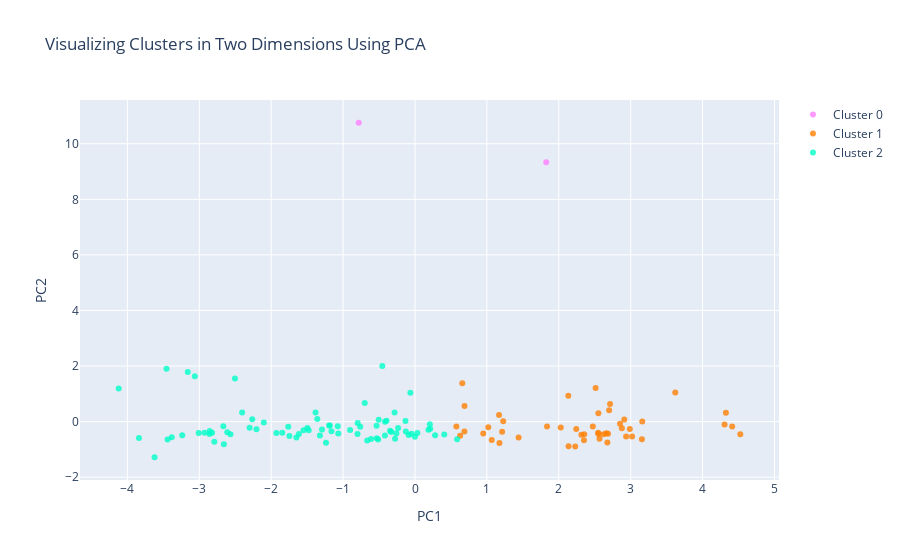

The notebook cell this image was saved under:
### Code cell
#Instructions for building the 2-D plot

#trace1 is for 'Cluster 0'
trace1 = go.Scatter(
                    x = cluster0["PC1_2d"],
                    y = cluster0["PC2_2d"],
                    mode = "markers",
                    name = "Cluster 0",
                    marker = dict(color = 'rgba(255, 128, 255, 0.8)'),
                    text = cluster0.index)

#trace2 is for 'Cluster 1'
trace2 = go.Scatter(
                    x = cluster1["PC1_2d"],
                    y = cluster1["PC2_2d"],
                    mode = "markers",
                    name = "Cluster 1",
                    marker = dict(color = 'rgba(255, 128, 2, 0.8)'),
                    text = cluster1.index)

#trace3 is for 'Cluster 2'
trace3 = go.Scatter(
                    x = cluster2["PC1_2d"],
                    y = cluster2["PC2_2d"],
                    mode = "markers",
                    name = "Cluster 2",
                    marker = dict(color = 'rgba(0, 255, 200, 0.8)'),
                    text = cluster2.index)

data = [trace1, trace2, trace3]

title = "Visualizing Clusters in Two Dimensions Using PCA"

layout = dict(title = title,
              xaxis= dict(title= 'PC1',ticklen= 5,zeroline= False),
              yaxis= dict(title= 'PC2',ticklen= 5,zeroline= False)
             )

fig = dict(data = data, layout = layout)

iplot(fig)

### Figure 1 — Plotly figure (JSON) as saved in the notebook; plotly's stock layout.template omitted (floating-point values rounded to 4 significant figures)
{"data": [{"marker": {"color": "rgba(255, 128, 255, 0.8)"}, "mode": "markers", "name": "Cluster 0", "text": ["China", "India"], "type": "scatter", "x": [-0.7824, 1.825], "y": [10.76, 9.338]}, {"marker": {"color": "rgba(255, 128, 2, 0.8)"}, "mode": "markers", "name": "Cluster 1", "text": ["Nepal", "Burkina Faso", "Chad", "Cabo Verde", "Nigeria", "Djibouti", "Liberia", "Cameroon", "Equatorial Guinea", "Eswatini", "Kosovo", "Philippines", "Indonesia", "Guinea-Bissau", "Somalia", "Ghana", "Guinea", "Sierra Leone", "Guatemala", "South Sudan", "Mauritania", "Cambodia", "Papua New Guinea", "Bangladesh", "Liechtenstein", "Senegal", "Bolivia", "Botswana", "Uganda", "Burundi", "Malawi", "South Africa", "Iraq", "Afghanistan", "Mozambique", "Angola", "Togo", "Niger", "Madagascar", "Cote d'Ivoire", "Gabon", "Rwanda", "Pakistan", "Kenya", "Sudan", "Benin", "Guyana"], "type": "scatter", "x": [2.713, 2.988, 4.412, 1.019, 3.62, 1.836, 2.35, 2.55, 2.547, 1.441, 2.228, 1.227, 0.6577, 2.937, 4.524, 2.027, 2.676, 2.566, 1.212, 4.306, 2.662, 1.175, 1.067, 2.132, 2.136, 2.243, 0.6875, 0.9494, 3.161, 2.877, 2.552, 0.689, 1.169, 2.911, 3.156, 2.622, 2.354, 4.324, 3.02, 2.314, 0.5755, 2.473, 2.512, 2.852, 2.7, 2.684, 0.6275], "y": [0.6316, -0.2688, -0.1723, -0.1998, 1.047, -0.1786, -0.6675, 0.3036, -0.401, -0.5768, -0.8967, 0.01026, 1.376, -0.5377, -0.4542, -0.2166, -0.7561, -0.6174, -0.3624, -0.1038, -0.4196, -0.77, -0.6645, 0.9325, -0.8877, -0.262, -0.3583, -0.4302, 0.006839, -0.2375, -0.4502, 0.5648, 0.2365, 0.07197, -0.6397, -0.4553, -0.4532, 0.321, -0.5353, -0.4746, -0.175, -0.1747, 1.213, -0.07525, 0.4058, -0.4401, -0.5092]}, {"marker": {"color": "rgba(0, 255, 200, 0.8)"}, "mode": "markers", "name": "Cluster 2", "text": ["Barbados", "Colombia", "Grenada", "New Zealand", "Canada", "Sweden", "Uzbekistan", "Dominica", "Armenia", "Hungary", "Belize", "Honduras", "El Salvador", "Mexico", "Portugal", "Cyprus", "United Arab Emirates", "Romania", "Libya", "Trinidad and Tobago", "Bahrain", "Belgium", "Bosnia and Herzegovina", "San Marino", "Georgia", "Belarus", "Estonia", "Croatia", "Suriname", "Mongolia", "Sri Lanka", "Uruguay", "Norway", "France", "Jamaica", "Denmark", "Japan", "Brazil", "Jordan", "Serbia", "Antigua and Barbuda", "Kuwait", "Maldives", "Ukraine", "Moldova", "Switzerland", "Tunisia", "Lebanon", "Cuba", "Peru", "Oman", "Malta", "Andorra", "Albania", "Dominican Republic", "Vietnam", "Luxembourg", "Slovenia", "Panama", "Netherlands", "Spain", "Malaysia", "Poland", "Austria", "Montenegro", "Fiji", "Chile", "North Macedonia", "Argentina", "Turkey", "Thailand", "Singapore", "Australia", "Paraguay", "Seychelles", "Italy", "Israel", "Finland"], "type": "scatter", "x": [-1.075, -0.3959, -0.3468, -1.927, -2.504, -2.666, -0.4168, -0.2773, -0.5343, -3.237, 0.2799, 0.5855, -0.04865, -0.6988, -2.3, -1.845, -1.747, -2.103, -0.1324, -0.799, -0.7968, -3.839, -1.162, -1.649, -0.9027, -2.928, -2.791, -2.205, -0.5124, -0.1279, 0.187, -1.551, -2.611, -3.456, 0.4072, -2.566, -4.121, -0.4545, -0.235, -1.498, -0.3307, -1.185, -0.6108, -1.383, -1.067, -3.008, -0.7621, 0.2114, -1.359, 0.2063, 0.0327, -2.858, -0.6648, -1.293, -0.2586, -0.08907, -3.442, -2.658, -0.4179, -3.383, -3.062, -1.322, -2.404, -2.822, -1.479, -0.5316, -1.193, -1.615, -0.2839, -0.06414, -0.5046, -3.622, -2.263, -0.0008839, -1.238, -3.16, -1.762, -2.855], "y": [-0.1666, 0.03334, -0.3317, -0.4126, 1.547, -0.1676, -0.006181, -0.6141, -0.1457, -0.4868, -0.4952, -0.6324, -0.4333, 0.6725, -0.223, -0.403, -0.5225, -0.03034, 0.01882, -0.442, -0.04682, -0.59, -0.3509, -0.5699, -0.3033, -0.404, -0.7274, -0.2784, -0.6447, -0.3578, -0.2972, -0.3074, -0.3792, 1.9, -0.4662, -0.4562, 1.19, 2.004, -0.2348, -0.2291, -0.3724, -0.1374, -0.6218, 0.3293, -0.4326, -0.4109, -0.1817, -0.2558, 0.09389, -0.09983, -0.4106, -0.4474, -0.6825, -0.2858, -0.4163, -0.4805, -0.6483, -0.8126, -0.4972, -0.5666, 1.635, -0.4994, 0.3236, -0.4057, -0.3103, -0.6023, -0.1409, -0.4425, 0.3276, 1.039, 0.06636, -1.283, 0.08661, -0.5493, -0.763, 1.785, -0.1898, -0.3413]}], "layout": {"title": {"text": "Visualizing Clusters in Two Dimensions Using PCA"}, "xaxis": {"ticklen": 5, "title": {"text": "PC1"}, "zeroline": false}, "yaxis": {"ticklen": 5, "title": {"text": "PC2"}, "zeroline": false}}}
